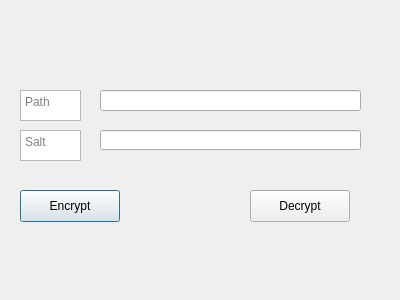
<?xml version="1.0" encoding="UTF-8"?>
<ui version="4.0">
 <class>Dialog</class>
 <widget class="QDialog" name="Dialog">
  <property name="geometry">
   <rect>
    <x>0</x>
    <y>0</y>
    <width>400</width>
    <height>300</height>
   </rect>
  </property>
  <property name="windowTitle">
   <string>Dialog</string>
  </property>
  <widget class="QPushButton" name="pushButton">
   <property name="geometry">
    <rect>
     <x>20</x>
     <y>190</y>
     <width>100</width>
     <height>32</height>
    </rect>
   </property>
   <property name="text">
    <string>Encrypt</string>
   </property>
  </widget>
  <widget class="QLineEdit" name="lineEdit">
   <property name="geometry">
    <rect>
     <x>100</x>
     <y>90</y>
     <width>261</width>
     <height>21</height>
    </rect>
   </property>
  </widget>
  <widget class="QTextEdit" name="textEdit">
   <property name="geometry">
    <rect>
     <x>20</x>
     <y>90</y>
     <width>61</width>
     <height>31</height>
    </rect>
   </property>
   <property name="placeholderText">
    <string>Path</string>
   </property>
  </widget>
  <widget class="QLineEdit" name="lineEdit_2">
   <property name="geometry">
    <rect>
     <x>100</x>
     <y>130</y>
     <width>261</width>
     <height>20</height>
    </rect>
   </property>
  </widget>
  <widget class="QTextEdit" name="textEdit_2">
   <property name="geometry">
    <rect>
     <x>20</x>
     <y>130</y>
     <width>61</width>
     <height>31</height>
    </rect>
   </property>
   <property name="placeholderText">
    <string>Salt</string>
   </property>
  </widget>
  <widget class="QPushButton" name="pushButton_2">
   <property name="geometry">
    <rect>
     <x>250</x>
     <y>190</y>
     <width>100</width>
     <height>32</height>
    </rect>
   </property>
   <property name="text">
    <string>Decrypt</string>
   </property>
  </widget>
 </widget>
 <resources/>
 <connections/>
</ui>
